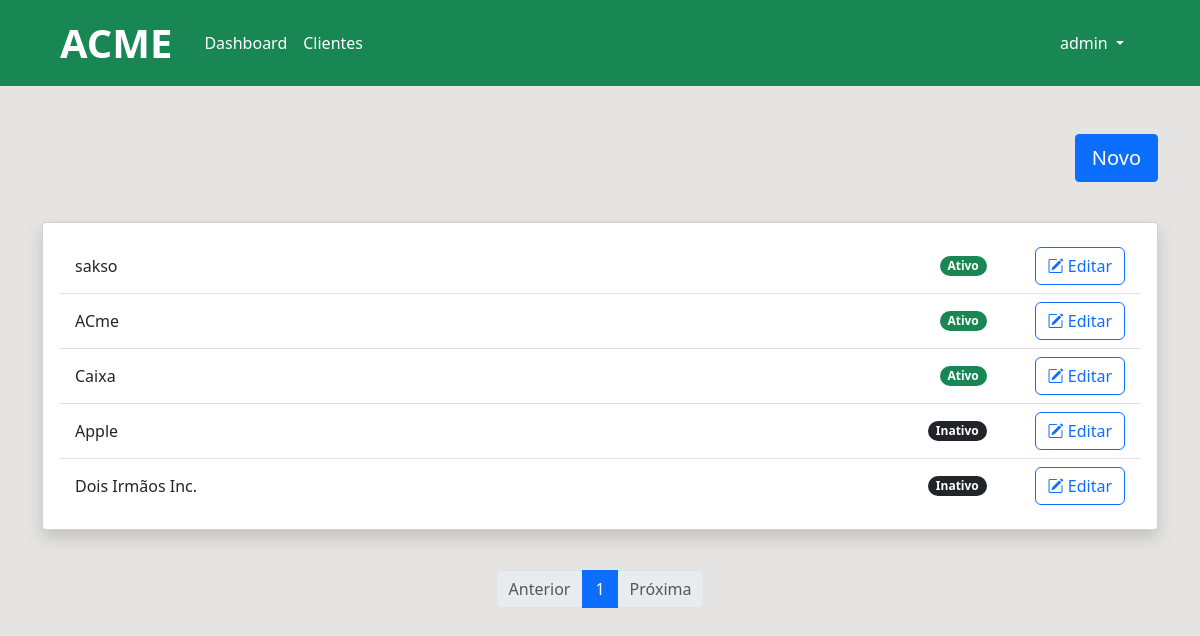
Before: / (signed in) with the older database file.
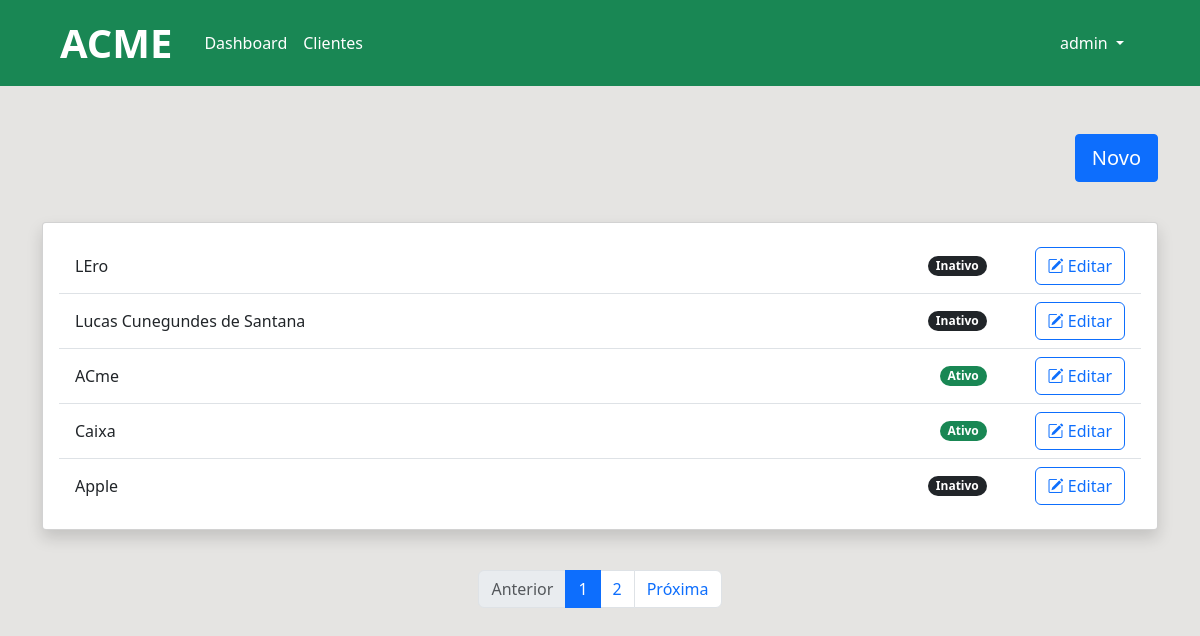
After: the same page with the newer database file.
### dashboard/models.py (models this page shows, shortened)
class Empresas(models.Model):
    STATUS = (
        ('Inativo', 'Inativo'),
        ('Ativo', 'Ativo'),
    )
    name = models.CharField(max_length=300)
    Cnpj = models.TextField()
    active = models.CharField(
        max_length=8,
        choices=STATUS,
        default='Inativo'
    )
    created_at = models.DateTimeField(auto_now_add=True)
    updated_at = models.DateTimeField(auto_now=True)

### dashboard/views.py (the view)
# urls.py: path('', views.dashboard, name = 'dashboard'),
@login_required
def dashboard(request):
    empresas_list = Empresas.objects.all().order_by('-created_at')
    paginator = Paginator(empresas_list, 5)
    page = request.GET.get('page')
    empresas = paginator.get_page(page)
    return render(request, 'dashboard/dashboard.html', {'empresas': empresas})

### dashboard/templates/dashboard/dashboard.html (shortened to what this page needs)
{% extends 'base.html' %}
{% block content %}
<main class="container d-flex flex-column justify-content-center align-items-end">
    <div class="align-self-end mb-3">
      <a href="/novaempresa/">
        <button class="btn btn-primary btn-lg rounded-1 mb-4 mt-4" type="submit">Novo</button>
      </a>
    </div>
    <div class="d-flex flex-column w-100">
      <div class="card mb-3 shadow ms-auto rounded-1 flex-grow-1" style="width: 100%;">
        <div class="card-body">
          <ul class="list-group list-group-flush">
            {% for empresa in empresas %}
            <li class="list-group-item d-inline-flex align-items-center gap-5">
              <p class="flex-grow-1 mb-0">
                {{empresa.name}}
              </p>
              {% if empresa.active == 'Ativo' %}
              <span class="badge rounded-pill bg-success">{{empresa.active}}</span>
              {% else %}
              <span class="badge rounded-pill bg-dark">{{empresa.active}}</span>
              {% endif %}
              <a href = "/viewempresa/{{empresa.id}}">
                <button class="btn btn-outline-primary" type="submit">
                  <i class="bi bi-pencil-square"></i>
                  Editar
                </button>
              </a>
            </li>
            {% endfor %}
          </ul>
        </div>
      </div>
      <div class="d-flex justify-content-center align-items-center flex-shrink-0 mt-4">
        <nav aria-label="Page navigation example">
          <ul class="pagination">
            {% if empresas.has_previous %}
            <li class="page-item"><a class="page-link" href="?page={{ empresas.previous_page_number }}">Anterior</a></li>
            {% else %}
            <li class="page-item disabled"><span class="page-link">Anterior</span></li>
            {% endif %}
            {% for i in empresas.paginator.page_range %}
            {% if empresas.number == i %}
            <li class="page-item"><a class="page-link active" href="?page={{ i }}">{{ i }}</a></li>
            {% elif i > empresas.number|add:'-3' and i < empresas.number|add:'3' %}
            <li class="page-item"><a class="page-link" href="?page={{ i }}">{{ i }}</a></li>
            {% endif %}
            {% endfor %}
            {% if empresas.has_next %}
            <li class="page-item"><a class="page-link" href="?page={{ empresas.next_page_number }}">Próxima</a></li>
            {% else %}
            <li class="page-item disabled"><span class="page-link">Próxima</span></li>
            {% endif %}
          </ul>
        </nav>
      </div>
    </div>
</main>
{% endblock %}

Changed rows visible on the page:
removed Empresas: name "sakso", active "Ativo"
no longer on this page (row unchanged): Empresas: name "Dois Irmãos Inc.", active "Inativo"
added Empresas: name "LEro", active "Inativo"
added Empresas: name "Lucas Cunegundes de Santana", active "Inativo"
Other visible differences:
new list line: "2"
